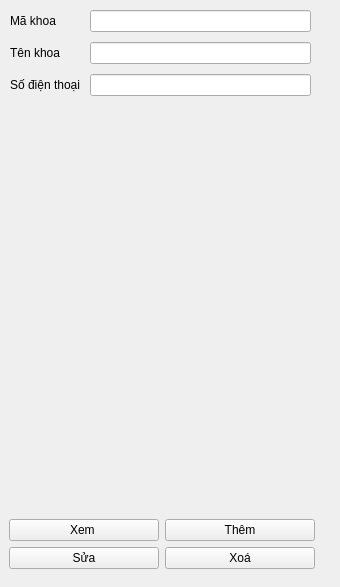
                         <widget class="QWidget" name="tab_1_QLKhoa">
                          <attribute name="title">
                           <string>Thông tin khoa</string>
                          </attribute>
                          <widget class="QFrame" name="gridFrame_tab_1_QLKhoa_buttons">
                           <property name="geometry">
                            <rect>
                             <x>0</x>
                             <y>510</y>
                             <width>324</width>
                             <height>68</height>
                            </rect>
                           </property>
                           <property name="maximumSize">
                            <size>
                             <width>16777215</width>
                             <height>68</height>
                            </size>
                           </property>
                           <layout class="QGridLayout" name="gridLayout_29">
                            <item row="1" column="0">
                             <widget class="QPushButton" name="pushButton_tab_1_QLKhoa_edit">
                              <property name="text">
                               <string>Sửa</string>
                              </property>
                             </widget>
                            </item>
                            <item row="0" column="0">
                             <widget class="QPushButton" name="pushButton_tab_1_QLKhoa_view">
                              <property name="text">
                               <string>Xem </string>
                              </property>
                             </widget>
                            </item>
                            <item row="0" column="1">
                             <widget class="QPushButton" name="pushButton_tab_1_QLKhoa_add">
                              <property name="text">
                               <string>Thêm</string>
                              </property>
                             </widget>
                            </item>
                            <item row="1" column="1">
                             <widget class="QPushButton" name="pushButton_tab_1_QLKhoa_delete">
                              <property name="text">
                               <string>Xoá</string>
                              </property>
                             </widget>
                            </item>
                           </layout>
                          </widget>
                          <widget class="QFrame" name="formFrame_Khoa">
                           <property name="geometry">
                            <rect>
                             <x>0</x>
                             <y>0</y>
                             <width>331</width>
                             <height>511</height>
                            </rect>
                           </property>
                           <layout class="QFormLayout" name="formLayout_Khoa">
                            <property name="horizontalSpacing">
                             <number>10</number>
                            </property>
                            <property name="verticalSpacing">
                             <number>10</number>
                            </property>
                            <property name="leftMargin">
                             <number>10</number>
                            </property>
                            <property name="topMargin">
                             <number>10</number>
                            </property>
                            <property name="rightMargin">
                             <number>20</number>
                            </property>
                            <property name="bottomMargin">
                             <number>10</number>
                            </property>
                            <item row="2" column="0">
                             <widget class="QLabel" name="label_Khoa_sodienthoai">
                              <property name="styleSheet">
                               <string notr="true"/>
                              </property>
                              <property name="text">
                               <string>Số điện thoại</string>
                              </property>
                             </widget>
                            </item>
                            <item row="0" column="0">
                             <widget class="QLabel" name="label_Khoa_makhoa">
                              <property name="styleSheet">
                               <string notr="true"/>
                              </property>
                              <property name="text">
                               <string>Mã khoa</string>
                              </property>
                             </widget>
                            </item>
                            <item row="1" column="0">
                             <widget class="QLabel" name="label_Khoa_tenkhoa">
                              <property name="styleSheet">
                               <string notr="true"/>
                              </property>
                              <property name="text">
                               <string>Tên khoa</string>
                              </property>
                             </widget>
                            </item>
                            <item row="0" column="1">
                             <widget class="QLineEdit" name="lineEdit_Khoa_makhoa"/>
                            </item>
                            <item row="1" column="1">
                             <widget class="QLineEdit" name="lineEdit_Khoa_tenkhoa"/>
                            </item>
                            <item row="2" column="1">
                             <widget class="QLineEdit" name="lineEdit_Khoa_sodienthoai"/>
                            </item>
                           </layout>
                          </widget>
                         </widget>
